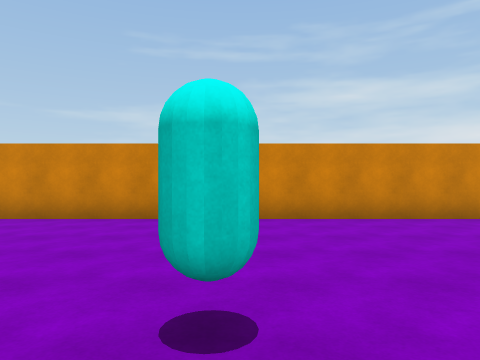
[1] (above)

16 first-person views from a walk through a scene from a Unity 3-D project. The camera is 1.5 m above the floor, looks level and sees 70° across. The floor is counted in squares, 2 m on a side. Each view is taken from the middle of a square. On the plan, view 1 faces up. The plan holds only what a view shows up to about 11 squares ahead; the rest is blank. Door leaves are left out, so doorways stand open.

[2]
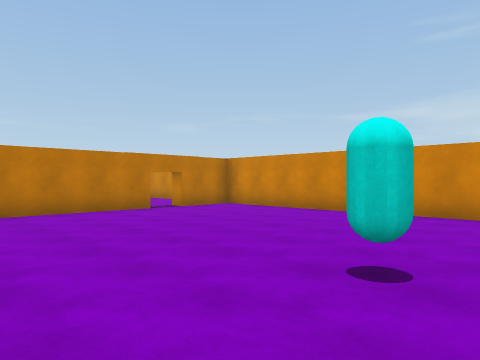

[3]
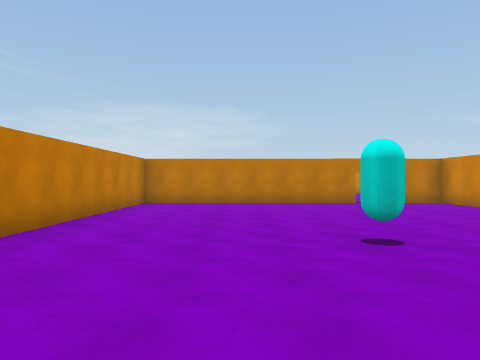

[4]
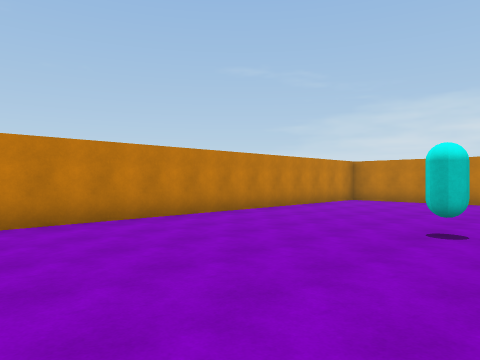

[5]
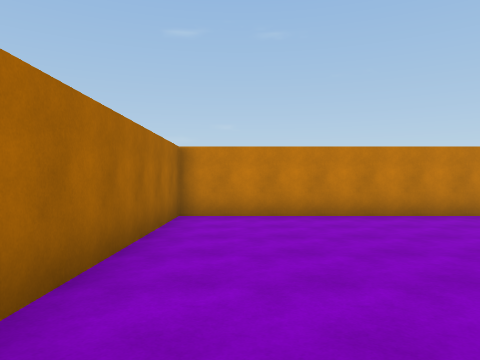

[6]
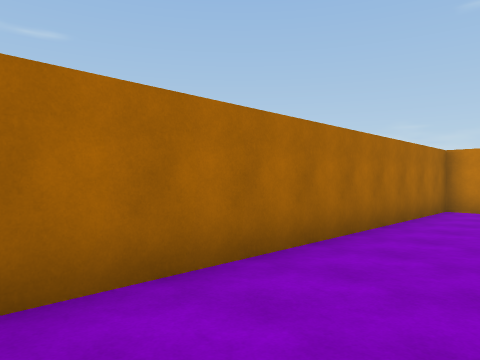

[7]
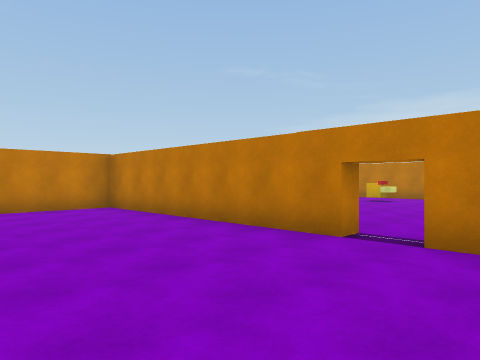

[8]
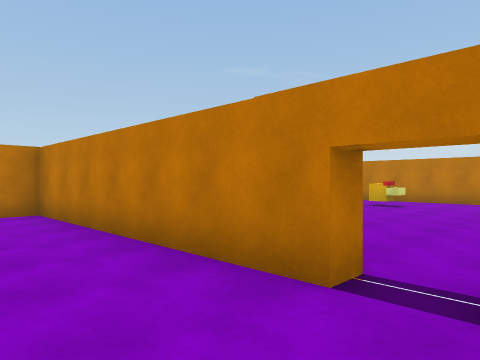

[9]
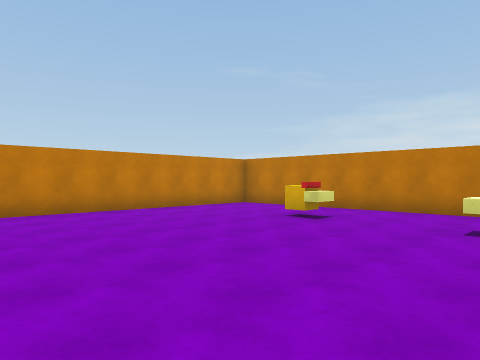

[10]
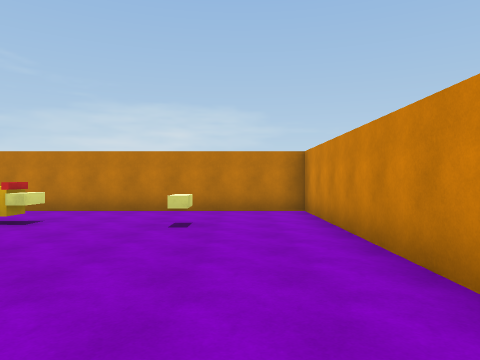

[11]
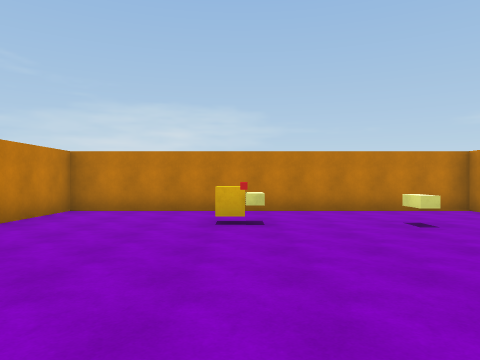

[12]
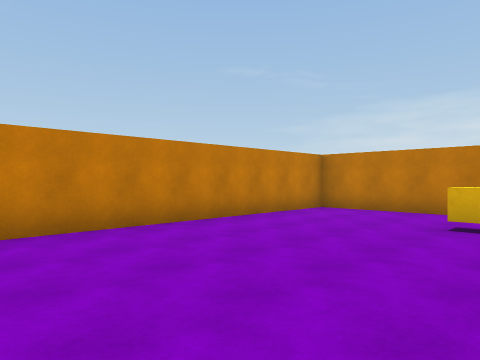

[13]
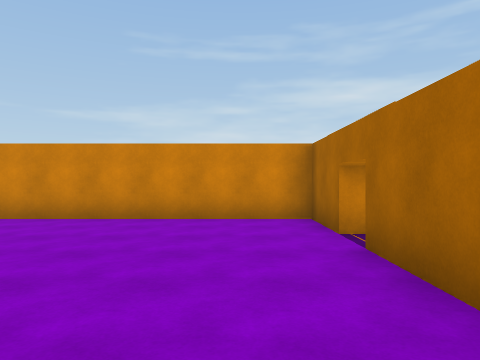

[14]
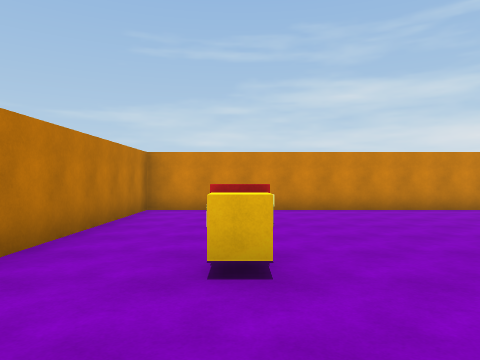

[15]
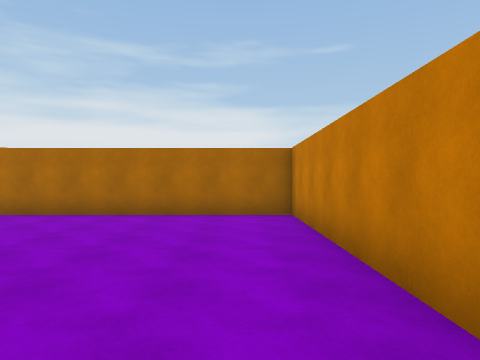

[16]
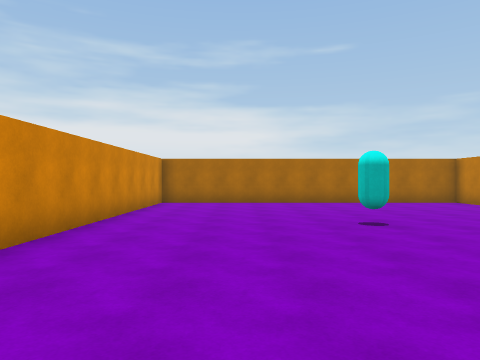

### Floor plan
Ten units are one square. View 1 is at (0, 0); x grows to the right and y downward. Boxes are objects, and circles mark ways between rooms. Rooms are numbered by the first view taken in them; rooms with no view inside come last. Other rooms are left out.
<svg viewBox="-178 -71 236 107">
<path fill="none" stroke="#000" d="M-76 -38 -71 -38 -71 31 53 31 53 -56M50 -66 -71 -66 -71 -48 -76 -48M-76 -48 -76 -66 -173 -66 -173 31 -76 31 -76 -38"/>
<rect x="-5" y="-25" width="10" height="10" fill="#bbb"><title>other object</title></rect>
<rect x="-155" y="-15" width="10" height="10" fill="#bbb"><title>other object</title></rect>
<rect x="-155" y="-45" width="10" height="10" fill="#bbb"><title>other object</title></rect>
<circle cx="-80" cy="-45" r="3" fill="#2a7"/>
<text x="-10" y="-20">1</text>
<text x="-130" y="-20">2</text>
</svg>
Room 1 opens to room 2.

Where each view was taken, in squares from view 1:
view 1: 0 up, 0 right, facing up
view 2: 1 down, 1 right, facing up-left
view 3: 0 up, 4 right, facing left
view 4: 3 up, 5 right, facing down-left
view 5: 4 up, 4 right, facing down
view 6: 6 up, 3 right, facing down-right
view 7: 6 up, 3 left, facing down-left
view 8: 5 up, 5 left, facing down-left
view 9: 5 up, 9 left, facing down-left
view 10: 5 up, 9 left, facing left
view 11: 1 up, 9 left, facing left
view 12: 2 up, 9 left, facing down-left
view 13: 0 up, 9 left, facing up
view 14: 2 down, 15 left, facing up
view 15: 2 down, 15 left, facing right
view 16: 4 up, 6 left, facing right
